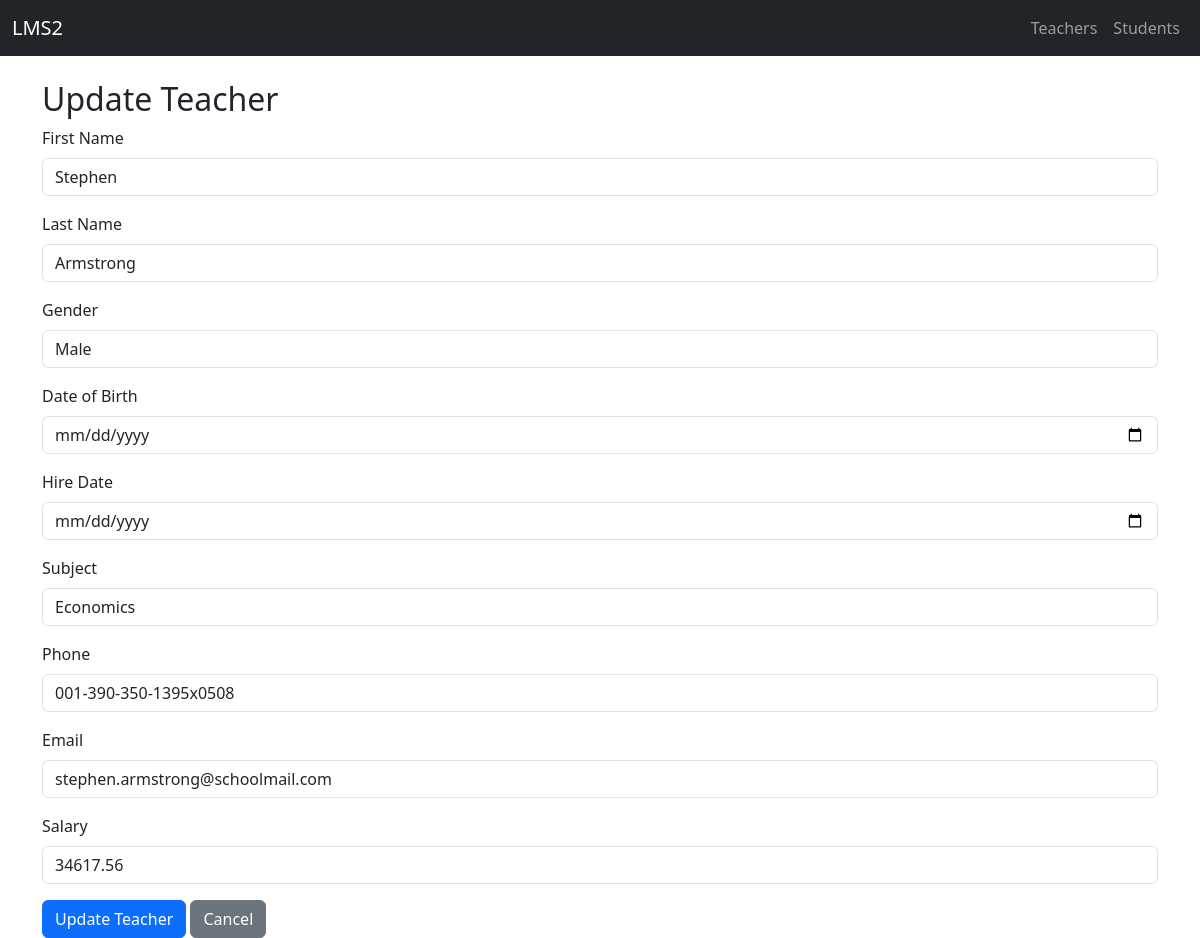
Page /update_teacher/T0001 on the committed database.
### tables this page shows
CREATE TABLE teacher(
    teacher_id TEXT PRIMARY KEY,
    first_name TEXT,
    last_name TEXT,
    gender TEXT,
    date_of_birth DATE,
    hire_date DATE,
    subject TEXT,
    phone_number TEXT,
    email TEXT,
    salary REAL
);

### app.py (the view, shortened to what this page needs)
@app.route("/update_teacher/<teacher_id>", methods=["GET", "POST"])
def update_teacher(teacher_id):
    teacher = query_db("SELECT * FROM teacher WHERE teacher_id=?", (teacher_id,), one=True)
    return render_template("update_teacher.html", teacher=teacher)

### app.py (called while the page is built)
def query_db(query, args=(), one=False):
    con = sqlite3.connect(DB_NAME)
    con.row_factory = sqlite3.Row  # column names enable
    cur = con.cursor()
    cur.execute(query, args)
    data = cur.fetchall()
    con.commit()
    con.close()
    if one:
        return dict(data[0]) if data else None
    else:
        return [dict(row) for row in data]

### templates/update_teacher.html (shortened to what this page needs)
{% extends "base.html" %}
{% block content %}
<h2>Update Teacher</h2>
<form method="POST">
  <div class="mb-3">
    <label class="form-label">First Name</label>
    <input type="text" name="first_name" value="{{ teacher['first_name'] }}" class="form-control">
  </div>
  <div class="mb-3">
    <label class="form-label">Last Name</label>
    <input type="text" name="last_name" value="{{ teacher['last_name'] }}" class="form-control">
  </div>
  <div class="mb-3">
    <label class="form-label">Gender</label>
    <select name="gender" class="form-control">
      <option {% if teacher['gender']=="Male" %}selected{% endif %}>Male</option>
    </select>
  </div>
  <div class="mb-3">
    <label class="form-label">Date of Birth</label>
    <input type="date" name="date_of_birth" value="{{ teacher['date_of_birth'] }}" class="form-control">
  </div>
  <div class="mb-3">
    <label class="form-label">Hire Date</label>
    <input type="date" name="hire_date" value="{{ teacher['hire_date'] }}" class="form-control">
  </div>
  <div class="mb-3">
    <label class="form-label">Subject</label>
    <input type="text" name="subject" value="{{ teacher['subject'] }}" class="form-control">
  </div>
  <div class="mb-3">
    <label class="form-label">Phone</label>
    <input type="text" name="phone_number" value="{{ teacher['phone_number'] }}" class="form-control">
  </div>
  <div class="mb-3">
    <label class="form-label">Email</label>
    <input type="email" name="email" value="{{ teacher['email'] }}" class="form-control">
  </div>
  <div class="mb-3">
    <label class="form-label">Salary</label>
    <input type="number" step="0.01" name="salary" value="{{ teacher['salary'] }}" class="form-control">
  </div>
  <button type="submit" class="btn btn-primary">Update Teacher</button>
  <a href="{{ url_for('teachers') }}" class="btn btn-secondary">Cancel</a>
</form>
{% endblock %}

### rows in the picture
teacher: first_name "Stephen", last_name "Armstrong", gender "Male", subject "Economics", phone_number "001-390-350-1395x0508", email "stephen.armstrong@schoolmail.com", salary "34617.56"
